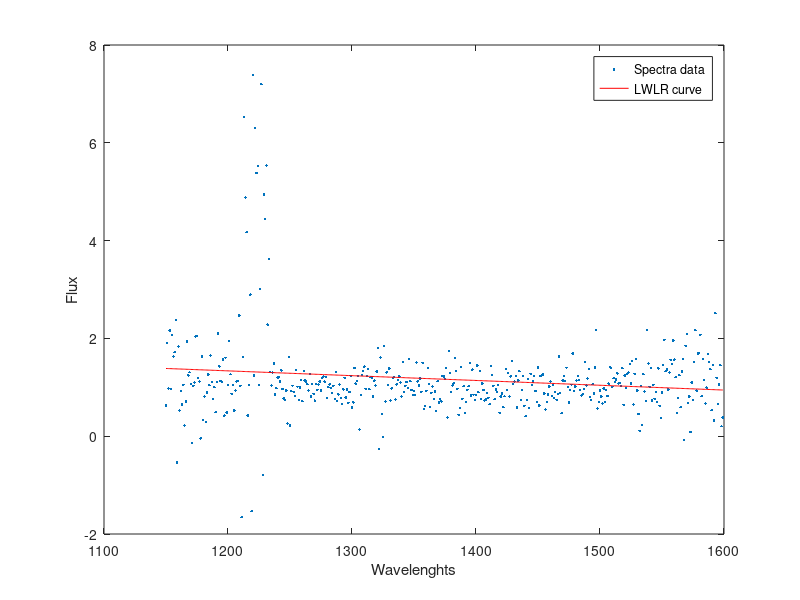

The MATLAB source for this figure: (Note: this script raises an error after producing the figure.)
% load_quasar_data
%
% Loads the data in the quasar data files
%
% Upon completion of this script, the matrices and data are as follows:
%
% lambdas - A length n = 450 vector of wavelengths {1150, ..., 1599}
% train_qso - A size m-by-n matrix, where m = 200 and n = 450, of noisy
%      observed quasar spectra for training.
% test_qso - A size m-by-n matrix, where m = 200 and n = 450, of noisy observed
%       quasar spectra for testing.

clear; close all; clc

load quasar_train.csv;
lambdas = quasar_train(1, :)';
train_qso = quasar_train(2:end, :);
load quasar_test.csv;
test_qso = quasar_test(2:end, :);

% Part one

J = 0;
y = [,train_qso(1,:)]';
m = length(y);

X = [ones(m, 1), lambdas];
theta = zeros(2, 1);
plot(X(:,2), y, '.');
xlabel('Wavelenghts');
ylabel('Flux');
%J = (X*theta - y)'*(X*theta - y);
theta = pinv(X'*X)*X'*y;
hold on;
plot(X(:,2), X*theta, 'r');
legend('Spectra data', 'LWLR curve');

%Part two

theta_t = 0;
tau = 5;
w = zeros(m, 1);
x = X(:,2);
for i = 1:m,
    w(i) = exp(-((X(:,2)-x(i))'*(X(:,2)-x(i)))/(2*tau.^2));
    i = i + 1;
end
w
W = [ones(m, 1), w];
theta_t = pinv(X'*W*X)*(X*W*y);
disp(theta_t)





